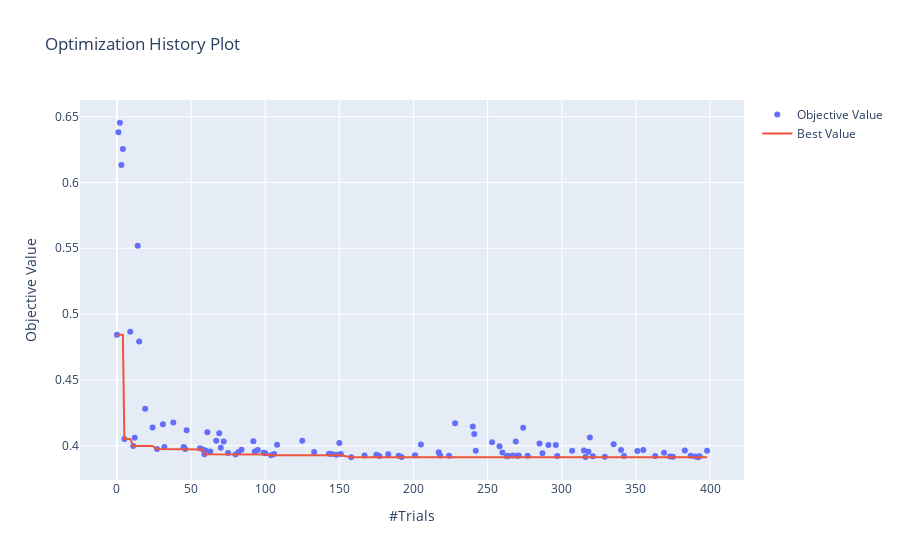

The cell this chart's notebook holds for it:
### Markdown cell above
We can see that the optimization history plot for the BOHB shows a decreasing pattern. 
In the earlier trials, the algorithm makes big leaps forward in its performance (after about 60 trials, the model has already surpassed random search).    
After that, there is a long stretch where the model barely improves.

We can also notice that the optimization results become increasingly less variable. This is due to the pruning strategy. There are far less big jumps in the model performance and the model results are close together.

### Code cell
optuna.visualization.plot_optimization_history(study_bohb)
